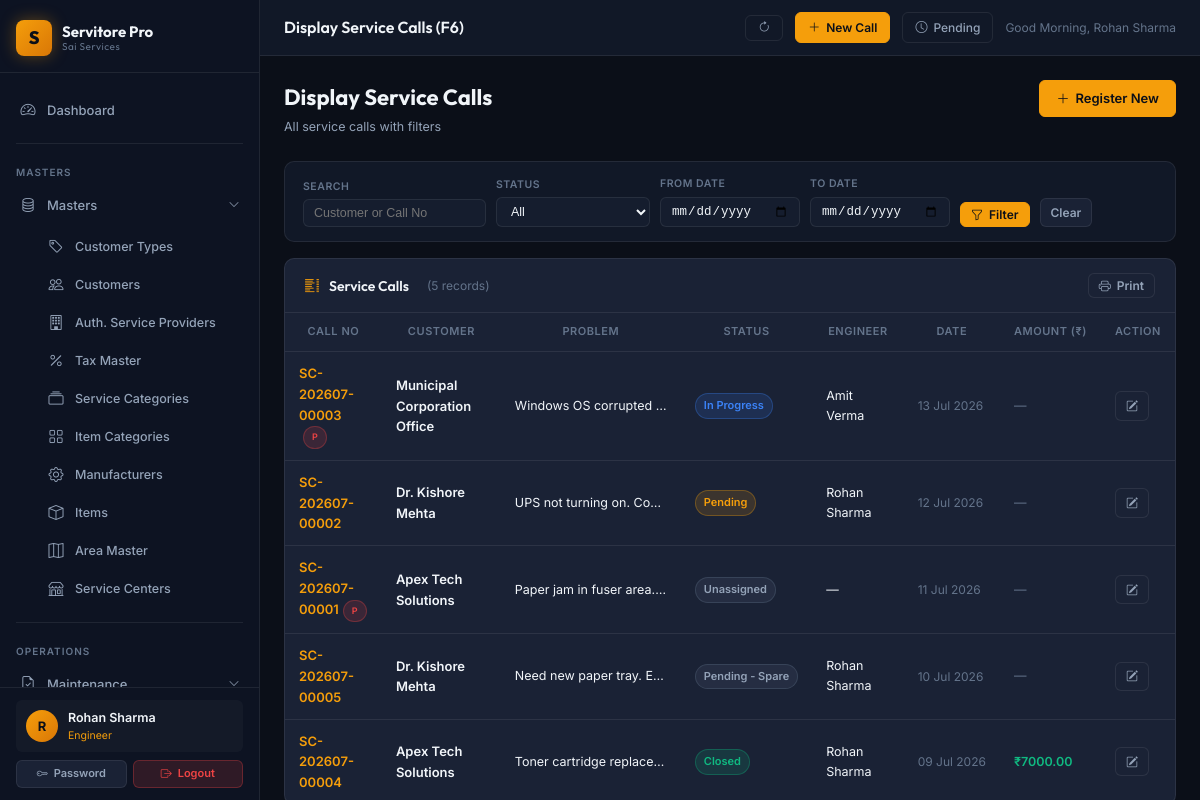
/service/all (signed in), run on the app's committed database.
### app/models/user.py (models this page shows, shortened)
class User(db.Model, UserMixin):
    __tablename__ = 'users'
    id = db.Column(db.Integer, primary_key=True)
    username = db.Column(db.String(64), unique=True, nullable=False, index=True)
    email = db.Column(db.String(120), unique=True, nullable=False)
    full_name = db.Column(db.String(120), nullable=False, default='')
    password_hash = db.Column(db.String(256), nullable=False)
    role = db.Column(db.String(20), nullable=False, default='Viewer')
    is_active = db.Column(db.Boolean, nullable=False, default=True)
    phone = db.Column(db.String(20), nullable=True)
    area_id = db.Column(db.Integer, db.ForeignKey('area_masters.id'), nullable=True)
    created_at = db.Column(db.DateTime, default=datetime.utcnow)
    last_login_at = db.Column(db.DateTime, nullable=True)
    area = db.relationship('AreaMaster', foreign_keys=[area_id], lazy='select')

### app/models/service_call.py (models this page shows, shortened)
class ServiceCall(db.Model):
    __tablename__ = 'service_calls'
    id = db.Column(db.Integer, primary_key=True)
    call_no = db.Column(db.String(50), unique=True, nullable=False)
    customer_id = db.Column(db.Integer, db.ForeignKey('customers.id'), nullable=False)
    item_id = db.Column(db.Integer, db.ForeignKey('items.id'), nullable=True)
    item_name = db.Column(db.String(150), nullable=True)  # free text
    serial_no = db.Column(db.String(100), nullable=True)
    problem_description = db.Column(db.Text, nullable=False)
    service_category_id = db.Column(db.Integer, db.ForeignKey('service_categories.id'), nullable=True)
    area_id = db.Column(db.Integer, db.ForeignKey('area_masters.id'), nullable=True)
    asp_id = db.Column(db.Integer, db.ForeignKey('asps.id'), nullable=True)
    engineer_id = db.Column(db.Integer, db.ForeignKey('users.id'), nullable=True)
    call_date = db.Column(db.Date, nullable=False, default=datetime.utcnow)
    schedule_date = db.Column(db.Date, nullable=True)
    deadline_date = db.Column(db.Date, nullable=True)
    closed_date = db.Column(db.DateTime, nullable=True)
    status = db.Column(db.String(50), default=STATUS_UNASSIGNED)
    is_priority = db.Column(db.Boolean, default=False)
    is_deadline = db.Column(db.Boolean, default=False)
    resolution = db.Column(db.Text, nullable=True)
    spare_required = db.Column(db.Boolean, default=False)
    spare_details = db.Column(db.String(255), nullable=True)
    labour_charge = db.Column(db.Float, default=0.0)
    spare_charge = db.Column(db.Float, default=0.0)
    total_amount = db.Column(db.Float, default=0.0)
    bill_no = db.Column(db.String(50), nullable=True)
    remarks = db.Column(db.Text, nullable=True)
    created_at = db.Column(db.DateTime, default=datetime.utcnow)
    created_by = db.Column(db.Integer, db.ForeignKey('users.id'), nullable=True)
    item = db.relationship('Item', foreign_keys=[item_id], lazy='select')
    service_category = db.relationship('ServiceCategory', foreign_keys=[service_category_id], lazy='select')
    area = db.relationship('AreaMaster', foreign_keys=[area_id], lazy='select')
    asp = db.relationship('AuthorisedServiceProvider', foreign_keys=[asp_id], lazy='select')
    engineer = db.relationship('User', foreign_keys=[engineer_id], lazy='select')
    creator = db.relationship('User', foreign_keys=[created_by], lazy='select')

### app/models/customer.py (models this page shows, shortened)
class Customer(db.Model):
    __tablename__ = 'customers'
    id = db.Column(db.Integer, primary_key=True)
    name = db.Column(db.String(150), nullable=False)
    type_id = db.Column(db.Integer, db.ForeignKey('customer_types.id'), nullable=True)
    area_id = db.Column(db.Integer, db.ForeignKey('area_masters.id'), nullable=True)
    phone = db.Column(db.String(20), nullable=True)
    mobile = db.Column(db.String(20), nullable=True)
    email = db.Column(db.String(120), nullable=True)
    address = db.Column(db.Text, nullable=True)
    city = db.Column(db.String(100), nullable=True)
    pincode = db.Column(db.String(10), nullable=True)
    gst_number = db.Column(db.String(20), nullable=True)
    is_active = db.Column(db.Boolean, default=True)
    created_at = db.Column(db.DateTime, default=datetime.utcnow)
    service_calls = db.relationship('ServiceCall', backref='customer', lazy=True)
    warranties = db.relationship('Warranty', backref='customer', lazy=True)
    maintenance_contracts = db.relationship('MaintenanceContract', backref='customer', lazy=True)
    challans = db.relationship('DeliveryChallan', backref='customer', lazy=True)

### app/blueprints/service/routes.py (the view)
@service_bp.route('/all')
@login_required
def all_calls():
    q = request.args.get('q', '')
    status_filter = request.args.get('status', '')
    date_from = request.args.get('date_from', '')
    date_to = request.args.get('date_to', '')
    query = ServiceCall.query
    if q:
        query = query.join(Customer).filter(
            Customer.name.ilike(f'%{q}%') | ServiceCall.call_no.ilike(f'%{q}%')
        )
    if status_filter:
        query = query.filter(ServiceCall.status == status_filter)
    if date_from:
        query = query.filter(ServiceCall.call_date >= date.fromisoformat(date_from))
    if date_to:
        query = query.filter(ServiceCall.call_date <= date.fromisoformat(date_to))
    calls = query.order_by(ServiceCall.call_date.desc()).all()
    return render_template('service/all_calls.html', calls=calls,
                           statuses=ALL_STATUSES, status_filter=status_filter,
                           q=q, date_from=date_from, date_to=date_to)

### app/templates/service/all_calls.html (shortened to what this page needs)
{% extends 'layouts/base.html' %}
{% block topbar_title %}Display Service Calls (F6){% endblock %}
{% block content %}
<div class="page-header">
  <div>
    <div class="page-title">Display Service Calls</div>
    <div class="page-subtitle">All service calls with filters</div>
  </div>
  <a href="{{ url_for('service.register') }}" class="btn btn-primary"><i class="bi bi-plus-lg"></i> Register New</a>
</div>
<div class="filters-bar">
  <form method="GET" style="display:contents;">
    <div class="filter-group">
      <div class="filter-label">Search</div>
      <input type="text" name="q" class="filter-control" placeholder="Customer or Call No" value="{{ q }}">
    </div>
    <div class="filter-group">
      <div class="filter-label">Status</div>
      <select name="status" class="filter-control">
        <option value="">All</option>
      </select>
    </div>
    <div class="filter-group">
      <div class="filter-label">From Date</div>
      <input type="date" name="date_from" class="filter-control" value="{{ date_from }}">
    </div>
    <div class="filter-group">
      <div class="filter-label">To Date</div>
      <input type="date" name="date_to" class="filter-control" value="{{ date_to }}">
    </div>
    <button type="submit" class="btn btn-primary btn-sm" style="align-self:flex-end;"><i class="bi bi-funnel"></i> Filter</button>
    <a href="{{ url_for('service.all_calls') }}" class="btn btn-secondary btn-sm" style="align-self:flex-end;">Clear</a>
  </form>
</div>
<div class="card">
  <div class="card-header">
    <i class="bi bi-list-columns text-accent"></i>
    <span class="card-header-title">Service Calls</span>
    <span style="margin-left:8px;font-size:12px;color:var(--text-muted);">({{ calls|length }} records)</span>
    <div class="card-header-actions">
      <button onclick="window.print()" class="btn btn-secondary btn-sm no-print"><i class="bi bi-printer"></i> Print</button>
    </div>
  </div>
  <div class="table-responsive">
    {% if calls %}
    <table class="data-table">
      <thead>
        <tr><th data-sort>Call No</th><th data-sort>Customer</th><th>Problem</th><th data-sort>Status</th><th>Engineer</th><th data-sort>Date</th><th>Amount (₹)</th><th class="no-print">Action</th></tr>
      </thead>
      <tbody>
        {% for call in calls %}
        <tr>
          <td><span class="fw-600 text-accent">{{ call.call_no }}</span>{% if call.is_priority %}<span class="badge badge-priority" style="margin-left:4px;font-size:9px;">P</span>{% endif %}</td>
          <td class="fw-600">{{ call.customer.name if call.customer else '—' }}</td>
          <td style="max-width:180px;overflow:hidden;text-overflow:ellipsis;white-space:nowrap;font-size:12.5px;">{{ call.problem_description }}</td>
          <td><span class="badge badge-{% if call.status == 'Closed' %}closed{% elif call.status == 'Pending' %}pending{% elif call.status == 'In Progress' %}progress{% elif call.status == 'Transfer Requested' %}transfer{% else %}unassigned{% endif %}">{{ call.status }}</span></td>
          <td style="font-size:12.5px;">{{ call.engineer.full_name if call.engineer else '—' }}</td>
          <td style="font-size:12px;color:var(--text-muted);white-space:nowrap;">{{ call.call_date.strftime('%d %b %Y') if call.call_date else '—' }}</td>
          <td style="font-size:12.5px;{% if call.total_amount > 0 %}color:var(--status-closed);font-weight:600;{% else %}color:var(--text-muted);{% endif %}">{{ '₹%.2f'|format(call.total_amount) if call.total_amount > 0 else '—' }}</td>
          <td class="no-print"><a href="{{ url_for('service.update_call', id=call.id) }}" class="btn btn-sm btn-secondary"><i class="bi bi-pencil-square"></i></a></td>
        </tr>
        {% endfor %}
      </tbody>
    </table>
    {% else %}
    <div class="empty-state"><i class="bi bi-telephone-x"></i><h3>No calls found</h3><p>No service calls match your criteria.</p></div>
    {% endif %}
  </div>
</div>
{% endblock %}

### app/templates/layouts/base.html (shortened to what this page needs)
<!DOCTYPE html>
<html lang="en">
<head>
  <link rel="stylesheet" href="https://cdn.jsdelivr.net/npm/bootstrap-icons@1.11.3/font/bootstrap-icons.min.css">
  <link rel="stylesheet" href="{{ url_for('static', filename='css/main.css') }}">
</head>
<body>
<div class="app-shell">
  <aside class="sidebar" id="sidebar">
    <div class="sidebar-brand">
      <div class="brand-icon">S</div>
      <div class="brand-text">
        Servitore Pro
        <small>Sai Services</small>
      </div>
    </div>
    <nav style="flex:1; padding: 8px 0; overflow-y: auto;">
      <div class="nav-section">
        <a href="{{ url_for('dashboard.index') }}" class="nav-link {% if request.blueprint == 'dashboard' %}active{% endif %}">
          <i class="bi bi-speedometer2"></i> Dashboard
        </a>
      </div>
      <div class="divider" style="margin: 4px 16px;"></div>
      <div class="nav-section">
        <div class="nav-section-label">Masters</div>
        <div class="nav-item">
          <a class="nav-link" data-bs-toggle="collapse" href="#mastersMenu" role="button"
             aria-expanded="{% if request.blueprint == 'masters' %}true{% else %}false{% endif %}">
            <i class="bi bi-database"></i>
            <span>Masters</span>
            <i class="bi bi-chevron-down nav-arrow"></i>
          </a>
          <div class="collapse {% if request.blueprint == 'masters' %}show{% endif %}" id="mastersMenu">
            <ul class="nav-submenu">
              <li><a href="{{ url_for('masters.customer_types') }}" class="nav-link {% if request.path.startswith('/masters/customer-type') %}active{% endif %}"><i class="bi bi-tag"></i> Customer Types</a></li>
              <li><a href="{{ url_for('masters.customers') }}" class="nav-link {% if request.path.startswith('/masters/customer') and 'type' not in request.path %}active{% endif %}"><i class="bi bi-people"></i> Customers</a></li>
              <li><a href="{{ url_for('masters.asps') }}" class="nav-link {% if request.path.startswith('/masters/asp') %}active{% endif %}"><i class="bi bi-building"></i> Auth. Service Providers</a></li>
              <li><a href="{{ url_for('masters.taxes') }}" class="nav-link {% if request.path.startswith('/masters/tax') %}active{% endif %}"><i class="bi bi-percent"></i> Tax Master</a></li>
              <li><a href="{{ url_for('masters.service_categories') }}" class="nav-link {% if request.path.startswith('/masters/service-cat') %}active{% endif %}"><i class="bi bi-collection"></i> Service Categories</a></li>
              <li><a href="{{ url_for('masters.item_categories') }}" class="nav-link {% if request.path.startswith('/masters/item-cat') %}active{% endif %}"><i class="bi bi-grid"></i> Item Categories</a></li>
              <li><a href="{{ url_for('masters.manufacturers') }}" class="nav-link {% if request.path.startswith('/masters/manufacturer') %}active{% endif %}"><i class="bi bi-gear"></i> Manufacturers</a></li>
              <li><a href="{{ url_for('masters.items') }}" class="nav-link {% if request.path.startswith('/masters/item') and 'cat' not in request.path %}active{% endif %}"><i class="bi bi-box"></i> Items</a></li>
              <li><a href="{{ url_for('masters.areas') }}" class="nav-link {% if request.path.startswith('/masters/area') %}active{% endif %}"><i class="bi bi-map"></i> Area Master</a></li>
              <li><a href="{{ url_for('masters.service_centers') }}" class="nav-link {% if request.path.startswith('/masters/service-center') %}active{% endif %}"><i class="bi bi-shop"></i> Service Centers</a></li>
            </ul>
          </div>
        </div>
      </div>
      <div class="divider" style="margin: 4px 16px;"></div>
      <div class="nav-section">
        <div class="nav-section-label">Operations</div>
        <div class="nav-item">
          <a class="nav-link" data-bs-toggle="collapse" href="#maintenanceMenu" role="button"
             aria-expanded="{% if request.blueprint == 'maintenance' %}true{% else %}false{% endif %}">
            <i class="bi bi-file-earmark-check"></i>
            <span>Maintenance</span>
            <i class="bi bi-chevron-down nav-arrow"></i>
          </a>
        </div>
      </div>
    </nav>
    <div class="sidebar-footer">
      {% if current_user.is_authenticated %}
      <div class="sidebar-user">
        <div class="user-avatar">{{ (current_user.full_name or current_user.username)[0]|upper }}</div>
        <div class="user-info">
          <div class="user-name">{{ current_user.full_name or current_user.username }}</div>
          <div class="user-role">{{ current_user.role }}</div>
        </div>
      </div>
      <div style="display:flex; gap:6px; margin-top:8px;">
        <a href="{{ url_for('auth.change_password') }}" class="btn btn-secondary btn-sm" style="flex:1; justify-content:center; font-size:11px;"><i class="bi bi-key"></i> Password</a>
        <a href="{{ url_for('auth.logout') }}" class="btn btn-danger btn-sm" style="flex:1; justify-content:center; font-size:11px;"><i class="bi bi-box-arrow-right"></i> Logout</a>
      </div>
      {% endif %}
    </div>
  </aside>
  <div class="main-wrapper">
    <header class="topbar">
      <div>
        <div class="topbar-title font-outfit">{% block topbar_title %}Servitore Pro{% endblock %}</div>
      </div>
      <div class="topbar-actions">
        <button onclick="window.location.reload();" class="topbar-btn" title="Refresh Page">
          <i class="bi bi-arrow-clockwise"></i>
        </button>
        <a href="{{ url_for('service.register') }}" class="topbar-btn primary" title="Service Call Register (F3)">
          <i class="bi bi-plus-lg"></i> New Call
        </a>
        <a href="{{ url_for('service.pending_calls') }}" class="topbar-btn" title="Pending Calls (Ctrl+P)">
          <i class="bi bi-clock"></i>
          <span class="d-none d-sm-inline">Pending</span>
        </a>
        {% if current_user.is_authenticated %}
        <span style="font-size:12px; color:var(--text-muted);" id="header-greeting" data-name="{{ current_user.full_name or current_user.username }}"></span>
        {% endif %}
      </div>
    </header>
    <main class="content-area">
      {% block content %}{% endblock %}
    </main>
  </div>
</div>
</body>
</html>

### data on the page
User: full_name "R", full_name "Rohan Sharma", role "Engineer"
ServiceCall: call_no "SC-202607-00003", is_priority "P", customer "Municipal Corporation Office", problem_description "Windows OS corrupted…", status "In Progress", engineer "Amit Verma", call_date "13 Jul 2026", total_amount "—"
ServiceCall: call_no "SC-202607-00002", customer "Dr. Kishore Mehta", problem_description "UPS not turning on. Co…", status "Pending", engineer "Rohan Sharma", call_date "12 Jul 2026", total_amount "—"
ServiceCall: call_no "SC-202607-00001", is_priority "P", customer "Apex Tech Solutions", problem_description "Paper jam in fuser area.…", status "Unassigned", engineer "—", call_date "11 Jul 2026", total_amount "—"
ServiceCall: call_no "SC-202607-00005", customer "Dr. Kishore Mehta", problem_description "Need new paper tray. E…", status "Pending - Spare", engineer "Rohan Sharma", call_date "10 Jul 2026", total_amount "—"
ServiceCall: call_no "SC-202607-00004", customer "Apex Tech Solutions", problem_description "Toner cartridge replace…", status "Closed", engineer "Rohan Sharma", call_date "09 Jul 2026", total_amount "₹7000.00"

### other printed values
{{ calls|length }} "5"
